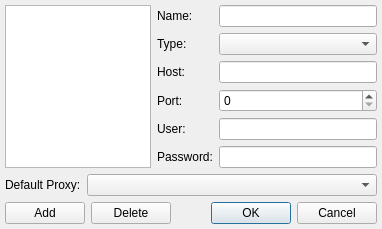
<?xml version="1.0" encoding="UTF-8"?>
<ui version="4.0">
 <class>EditProxyDialogClass</class>
 <widget class="QDialog" name="EditProxyDialogClass">
  <property name="geometry">
   <rect>
    <x>0</x>
    <y>0</y>
    <width>382</width>
    <height>224</height>
   </rect>
  </property>
  <property name="windowTitle">
   <string>Proxy Manager</string>
  </property>
  <layout class="QVBoxLayout" name="verticalLayout">
   <property name="margin">
    <number>5</number>
   </property>
   <item>
    <layout class="QHBoxLayout" name="horizontalLayout_2" stretch="2,3">
     <item>
      <widget class="QListWidget" name="ltwProxyList"/>
     </item>
     <item>
      <widget class="QWidget" name="wdtProperties" native="true">
       <layout class="QFormLayout" name="formLayout">
        <property name="margin">
         <number>0</number>
        </property>
        <item row="0" column="0">
         <widget class="QLabel" name="lblName">
          <property name="text">
           <string>Name:</string>
          </property>
          <property name="textFormat">
           <enum>Qt::PlainText</enum>
          </property>
          <property name="buddy">
           <cstring>lneName</cstring>
          </property>
         </widget>
        </item>
        <item row="0" column="1">
         <widget class="QLineEdit" name="lneName"/>
        </item>
        <item row="1" column="0">
         <widget class="QLabel" name="lblType">
          <property name="text">
           <string>Type:</string>
          </property>
          <property name="textFormat">
           <enum>Qt::PlainText</enum>
          </property>
          <property name="buddy">
           <cstring>cmbType</cstring>
          </property>
         </widget>
        </item>
        <item row="1" column="1">
         <widget class="QComboBox" name="cmbType"/>
        </item>
        <item row="2" column="0">
         <widget class="QLabel" name="lblHost">
          <property name="text">
           <string>Host:</string>
          </property>
          <property name="textFormat">
           <enum>Qt::PlainText</enum>
          </property>
          <property name="buddy">
           <cstring>lneHost</cstring>
          </property>
         </widget>
        </item>
        <item row="2" column="1">
         <widget class="QLineEdit" name="lneHost"/>
        </item>
        <item row="3" column="0">
         <widget class="QLabel" name="lblPort">
          <property name="text">
           <string>Port:</string>
          </property>
          <property name="textFormat">
           <enum>Qt::PlainText</enum>
          </property>
          <property name="buddy">
           <cstring>spbPort</cstring>
          </property>
         </widget>
        </item>
        <item row="3" column="1">
         <widget class="QSpinBox" name="spbPort">
          <property name="maximum">
           <number>65535</number>
          </property>
          <property name="value">
           <number>0</number>
          </property>
         </widget>
        </item>
        <item row="4" column="0">
         <widget class="QLabel" name="lblUser">
          <property name="text">
           <string>User:</string>
          </property>
          <property name="textFormat">
           <enum>Qt::PlainText</enum>
          </property>
          <property name="buddy">
           <cstring>lneUser</cstring>
          </property>
         </widget>
        </item>
        <item row="4" column="1">
         <widget class="QLineEdit" name="lneUser"/>
        </item>
        <item row="5" column="0">
         <widget class="QLabel" name="lblPassword">
          <property name="text">
           <string>Password:</string>
          </property>
          <property name="textFormat">
           <enum>Qt::PlainText</enum>
          </property>
          <property name="buddy">
           <cstring>lnePassword</cstring>
          </property>
         </widget>
        </item>
        <item row="5" column="1">
         <widget class="QLineEdit" name="lnePassword">
          <property name="echoMode">
           <enum>QLineEdit::Password</enum>
          </property>
         </widget>
        </item>
       </layout>
      </widget>
     </item>
    </layout>
   </item>
   <item>
    <layout class="QHBoxLayout" name="horizontalLayout_3">
     <item>
      <widget class="QLabel" name="lblDefault">
       <property name="text">
        <string>Default Proxy:</string>
       </property>
       <property name="textFormat">
        <enum>Qt::PlainText</enum>
       </property>
       <property name="buddy">
        <cstring>cmbDefault</cstring>
       </property>
      </widget>
     </item>
     <item>
      <widget class="QComboBox" name="cmbDefault">
       <property name="sizePolicy">
        <sizepolicy hsizetype="Expanding" vsizetype="Fixed">
         <horstretch>0</horstretch>
         <verstretch>0</verstretch>
        </sizepolicy>
       </property>
      </widget>
     </item>
    </layout>
   </item>
   <item>
    <layout class="QHBoxLayout" name="horizontalLayout">
     <item>
      <widget class="QPushButton" name="pbtAdd">
       <property name="text">
        <string>Add</string>
       </property>
      </widget>
     </item>
     <item>
      <widget class="QPushButton" name="pbtDelete">
       <property name="text">
        <string>Delete</string>
       </property>
      </widget>
     </item>
     <item>
      <widget class="QDialogButtonBox" name="btbButtons">
       <property name="standardButtons">
        <set>QDialogButtonBox::Cancel|QDialogButtonBox::Ok</set>
       </property>
      </widget>
     </item>
    </layout>
   </item>
  </layout>
 </widget>
 <layoutdefault spacing="6" margin="11"/>
 <tabstops>
  <tabstop>ltwProxyList</tabstop>
  <tabstop>lneName</tabstop>
  <tabstop>cmbType</tabstop>
  <tabstop>lneHost</tabstop>
  <tabstop>spbPort</tabstop>
  <tabstop>lneUser</tabstop>
  <tabstop>lnePassword</tabstop>
  <tabstop>cmbDefault</tabstop>
  <tabstop>pbtAdd</tabstop>
  <tabstop>pbtDelete</tabstop>
  <tabstop>btbButtons</tabstop>
 </tabstops>
 <resources/>
 <connections/>
</ui>
